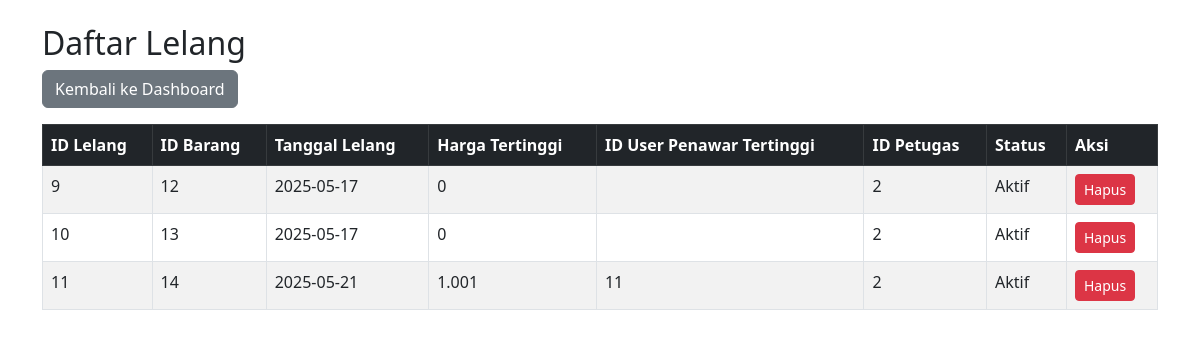
The page /admin/lelang.php (signed in) on the database as committed earlier.
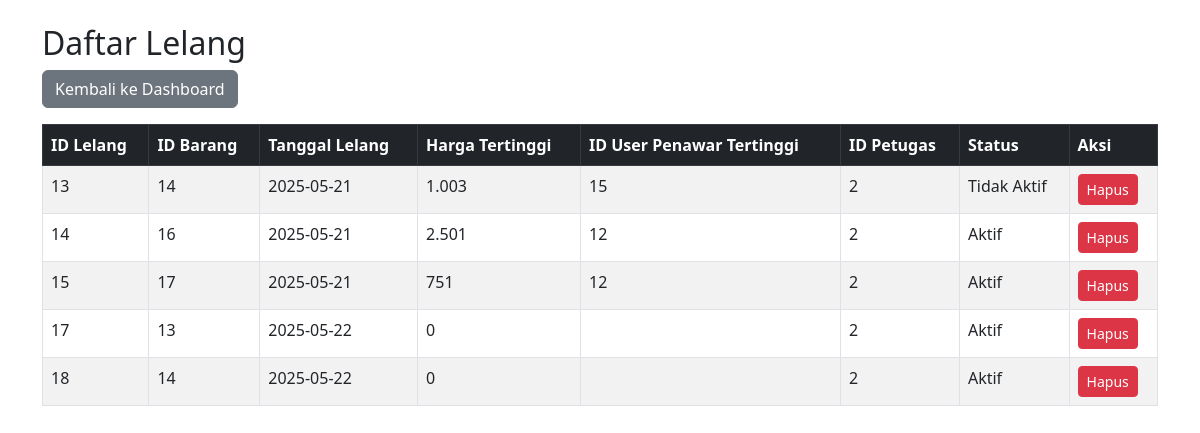
The same page on the database as committed later.
### tables this page shows
CREATE TABLE `tb_lelang` (
  `id_lelang` int(11) NOT NULL,
  `id_barang` int(11) DEFAULT NULL,
  `tgl_lelang` date DEFAULT NULL,
  `harga_akhir` int(20) DEFAULT NULL,
  `id_user` int(11) DEFAULT NULL,
  `id_petugas` int(11) DEFAULT NULL,
  `status` enum('dibuka','ditutup') DEFAULT NULL
);

### admin/lelang.php (the view, shortened to what this page needs)
<?php
include 'koneksi.php';
$query = mysqli_query($conn, "SELECT id_lelang, id_barang, tgl_lelang, harga_akhir, id_user, id_petugas, status FROM tb_lelang");
function statusLelang($status) {
    return $status === 'dibuka' ? 'Aktif' : 'Tidak Aktif';
}
?>
<!DOCTYPE html>
<html lang="id">
<head>
    <link href="https://cdn.jsdelivr.net/npm/bootstrap@5.3.0/dist/css/bootstrap.min.css" rel="stylesheet" />
</head>
<body>
<div class="container mt-4">
    <h2>Daftar Lelang</h2>
    <a href="dashboard.php" class="btn btn-secondary">Kembali ke Dashboard</a>
    <table class="table table-bordered table-striped mt-3">
    <thead class="table-dark">
        <tr>
            <th>ID Lelang</th>
            <th>ID Barang</th>
            <th>Tanggal Lelang</th>
            <th>Harga Tertinggi</th>
            <th>ID User Penawar Tertinggi</th>
            <th>ID Petugas</th>
            <th>Status</th>
            <th>Aksi</th>
        </tr>
    </thead>
    <tbody>
        <?php while ($row = mysqli_fetch_assoc($query)): ?>
        <tr>
            <td><?php echo htmlspecialchars($row['id_lelang']); ?></td>
            <td><?php echo htmlspecialchars($row['id_barang']); ?></td>
            <td><?php echo htmlspecialchars($row['tgl_lelang']); ?></td>
            <td><?php echo htmlspecialchars(number_format($row['harga_akhir'], 0, ',', '.')); ?></td>
            <td><?php echo htmlspecialchars($row['id_user']); ?></td>
            <td><?php echo htmlspecialchars($row['id_petugas']); ?></td>
            <td><?php echo statusLelang($row['status']); ?></td>
            <td>
                <a href="hapus_lelang.php?id=<?php echo urlencode($row['id_lelang']); ?>" class="btn btn-danger btn-sm" onclick="return confirm('Yakin ingin menghapus data lelang ini?');">Hapus</a>
            </td>
        </tr>
        <?php endwhile; ?>
    </tbody>
</table>
</div>
</body>
</html>

Rows that differ between the two databases and show on the page:
removed tb_lelang: id_lelang "9", id_barang "12", tgl_lelang "2025-05-17", harga_akhir "0", id_petugas "2", status "Aktif"
removed tb_lelang: id_lelang "10", id_barang "13", tgl_lelang "2025-05-17", harga_akhir "0", id_petugas "2", status "Aktif"
removed tb_lelang: id_lelang "11", id_barang "14", tgl_lelang "2025-05-21", harga_akhir "1.001", id_user "11", id_petugas "2", status "Aktif"
added tb_lelang: id_lelang "13", id_barang "14", tgl_lelang "2025-05-21", harga_akhir "1.003", id_user "15", id_petugas "2", status "Tidak Aktif"
added tb_lelang: id_lelang "14", id_barang "16", tgl_lelang "2025-05-21", harga_akhir "2.501", id_user "12", id_petugas "2", status "Aktif"
added tb_lelang: id_lelang "15", id_barang "17", tgl_lelang "2025-05-21", harga_akhir "751", id_user "12", id_petugas "2", status "Aktif"
added tb_lelang: id_lelang "17", id_barang "13", tgl_lelang "2025-05-22", harga_akhir "0", id_petugas "2", status "Aktif"
added tb_lelang: id_lelang "18", id_barang "14", tgl_lelang "2025-05-22", harga_akhir "0", id_petugas "2", status "Aktif"
